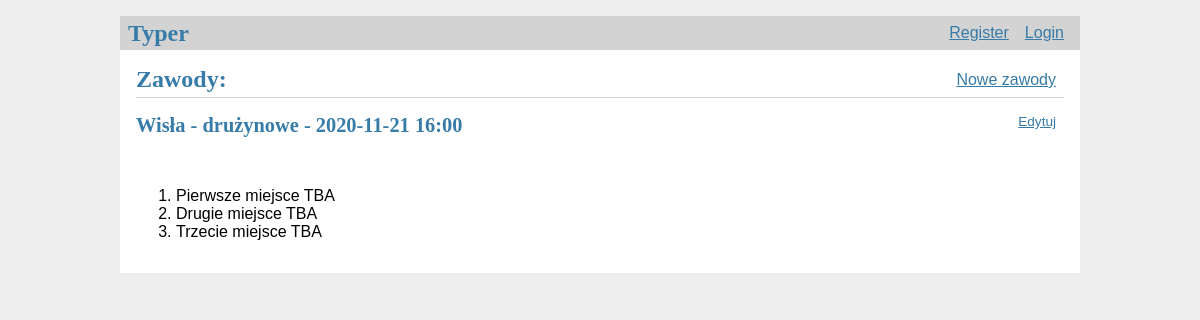
/tournaments/, run on an earlier commit of the app's database.
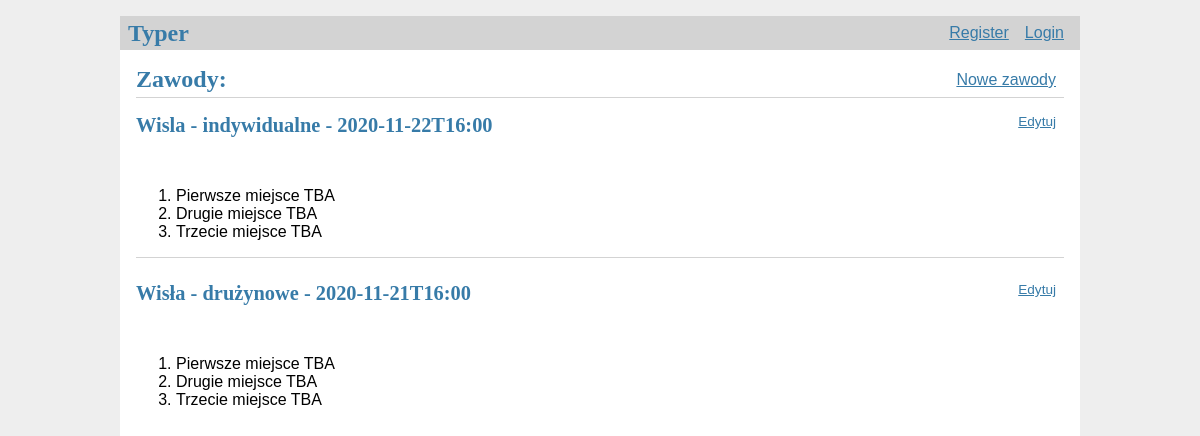
And on a later commit of the database.
### tables this page shows
CREATE TABLE tournaments(
    id INTEGER PRIMARY KEY AUTOINCREMENT,
    place TEXT NOT NULL,
    type TEXT NOT NULL,
    date_time DATETIME NOT NULL,
    first_place TEXT NOT NULL DEFAULT "TBA",
    second_place TEXT NOT NULL DEFAULT "TBA",
    third_place TEXT NOT NULL DEFAULT "TBA",
    status TEXT NOT NULL
);

### flaskr/tournaments.py (the view)
@bp.route('/')
def tournaments():
    db = get_db()
    tournaments = db.execute(
        'SELECT id, place, type, date_time, first_place, second_place, third_place'
        ' FROM tournaments ORDER BY date_time DESC'
    ).fetchall()
    return render_template("tournaments/tournaments.html", tournaments=tournaments)

### flaskr/auth.py (called while the page is built)
@bp.before_app_request
def load_logged_in_user():
    user_id = session.get('user_id')
    if user_id is None:
        g.user = None
    else:
        g.user = get_db().execute(
            'SELECT * FROM user WHERE id = ?', (user_id,)
        ).fetchone()

### flaskr/db.py (called while the page is built)
def get_db():
    if 'db' not in g:
        g.db = sqlite3.connect(
            current_app.config['DATABASE'],
            detect_types=sqlite3.PARSE_DECLTYPES
        )
        g.db.row_factory = sqlite3.Row
    return g.db

### flaskr/templates/tournaments/tournaments.html
{% extends 'base.html' %}
{% block header %}
    <h1>{% block title %}Zawody:{% endblock %}</h1>
    <a class="action" href="{{ url_for('tournaments.create') }}">Nowe zawody</a>
{% endblock %}
{% block content %}
    {% for post in tournaments %}
        <article class="post">
            <header>
                <div>
                    <h1>{{ post['place'] }} - {{ post['type'] }} - {{ post['date_time'] }}</h1>
                </div>
                <a class="action" href="{{ url_for('tournaments.update', id=post['id'])  }}">Edytuj</a>
            </header>
            <p class="body">
                <ol>
                    <li>Pierwsze miejsce {{ post['first_place'] }}</li>
                    <li>Drugie miejsce {{ post['second_place'] }}</li>
                    <li>Trzecie miejsce {{ post['third_place'] }}</li>
                </ol>
            </p>
        </article>
        {% if not loop.last %}
        <hr>
        {% endif %}
    {% endfor %}
{% endblock %}

### flaskr/templates/base.html (shortened to what this page needs)
<!doctype html>
<link rel="stylesheet" href="{{ url_for('static', filename='style.css') }}">
<nav>
    <h1>Typer</h1>
    <ul>
        {% if g.user %}
            <li><span>{{ g.user['username'] }}</span></li>
            <li><a href="{{ url_for('auth.logout') }}">Log Out</a></li>
        {% else %}
            <li><a href="{{ url_for('auth.register') }}">Register</a></li>
            <li><a href="{{ url_for('auth.login') }}">Login</a></li>
        {% endif %}
    </ul>
</nav>
<section class="content">
    <header>
        {% block header %}{% endblock %}
    </header>
    {% block content %}{% endblock %}
</section>

### flaskr/static/style.css (style rules this page uses)
h1 { font-family: serif; color: #377ba8; margin: 1rem 0; }
a { color: #377ba8; }
hr { border: none; border-top: 1px solid lightgray; }
nav { background: lightgray; display: flex; align-items: center; padding: 0 0.5rem; }
nav h1 { flex: auto; margin: 0; }
nav ul { display: flex; list-style: none; margin: 0; padding: 0; }
nav ul li a, nav ul li span, header .action { display: block; padding: 0.5rem; }
.content { padding: 0 1rem 1rem; }
.content > header { border-bottom: 1px solid lightgray; display: flex; align-items: flex-end; }
.content > header h1 { flex: auto; margin: 1rem 0 0.25rem 0; }
.post > header { display: flex; align-items: flex-end; font-size: 0.85em; }
.post > header > div:first-of-type { flex: auto; }
.post > header h1 { font-size: 1.5em; margin-bottom: 0; }
.post .body { white-space: pre-line; }
.content:last-child { margin-bottom: 0; }

What changed in the data, as far as the page shows it:
added tournaments: place "Wisla", type "indywidualne", date_time "2020-11-22T16:00", first_place "TBA", second_place "TBA", third_place "TBA"
changed tournaments "Wisła": date_time "2020-11-21 16:00" → "2020-11-21T16:00"
